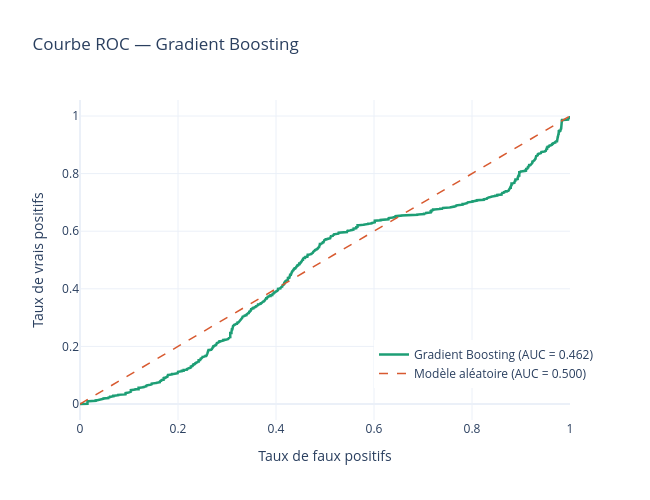

Notebook code cell kept with this figure:
### Markdown cell above
## Évaluation du modèle ML

On évalue ici le **Gradient Boosting** — notre meilleur modèle.On va visualiser trois choses :

1. **La courbe ROC** — mesure la capacité du modèle à distinguer les actions qui surperforment de celles qui sous-performent
2. **La matrice de confusion** — montre concrètement combien de bonnes et mauvaises prédictions le modèle fait
3. **L'importance des features** — quelles variables influencent le plus les décisions du modèle

Un modèle parfait aurait un AUC de 1.0 — un modèle aléatoire aurait 0.5. En finance, dépasser 0.55 est déjà considéré comme un signal exploitable.

### Code cell
# Probabilités prédites par le modèle
y_prob = gb_model.predict_proba(X_test)[:, 1]

# Calcul de la courbe ROC
fpr, tpr, thresholds = roc_curve(y_test, y_prob)
roc_auc = auc(fpr, tpr)

# Graphique
fig = go.Figure()

# Courbe du modèle
fig.add_trace(go.Scatter(
    x=fpr, y=tpr,
    mode="lines",
    name=f"Gradient Boosting (AUC = {roc_auc:.3f})",
    line=dict(color="#1D9E75", width=2.5)
))

# Ligne du hasard (modèle aléatoire)
fig.add_trace(go.Scatter(
    x=[0, 1], y=[0, 1],
    mode="lines",
    name="Modèle aléatoire (AUC = 0.500)",
    line=dict(color="#D85A30", width=1.5, dash="dash")
))

fig.update_layout(
    title="Courbe ROC — Gradient Boosting",
    xaxis_title="Taux de faux positifs",
    yaxis_title="Taux de vrais positifs",
    template="plotly_white",
    width=650, height=500,
    legend=dict(x=0.6, y=0.1)
)

fig.show()

fig.write_html("../results/figures/03_courbe_roc.html")
fig.write_image("../results/figures/03_courbe_roc.png")

print(f"AUC Score : {roc_auc:.3f}")

### Figure 1 — Plotly figure (JSON) as saved in the notebook; plotly's stock layout.template omitted (floating-point values rounded to 4 significant figures; data arrays with more than 128 entries replaced by an {"elided": "..."} marker saying what was removed)
{"data": [{"line": {"color": "#1D9E75", "width": 2.5}, "mode": "lines", "name": "Gradient Boosting (AUC = 0.462)", "type": "scatter", "x": {"elided": "2279 float values"}, "y": {"elided": "2279 float values"}}, {"line": {"color": "#D85A30", "dash": "dash", "width": 1.5}, "mode": "lines", "name": "Modèle aléatoire (AUC = 0.500)", "type": "scatter", "x": [0, 1], "y": [0, 1]}], "layout": {"height": 500, "legend": {"x": 0.6, "y": 0.1}, "title": {"text": "Courbe ROC — Gradient Boosting"}, "width": 650, "xaxis": {"title": {"text": "Taux de faux positifs"}}, "yaxis": {"title": {"text": "Taux de vrais positifs"}}}}
